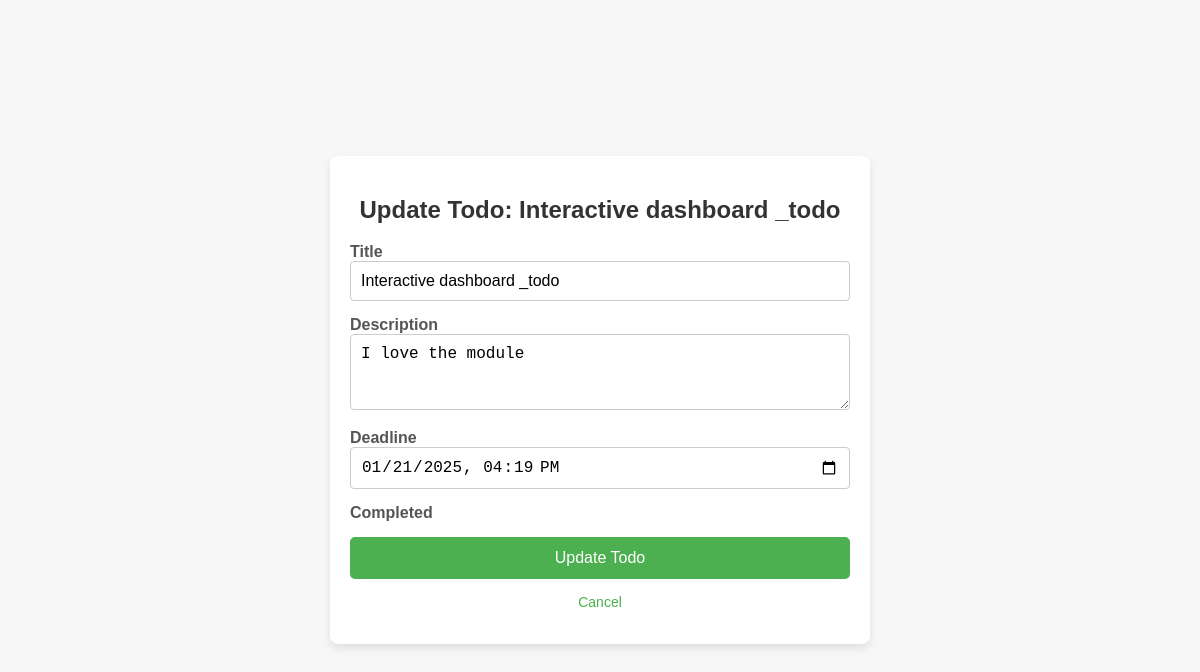
The page /todo/update/18/ on the database its author committed.
### todo/models.py (models this page shows, shortened)
class Todo(models.Model):
    title = models.CharField(max_length=200, validators=[MinLengthValidator(5, "Todo title must contain at least 5 characters")])
    description = models.TextField(blank=True, null=True)
    date_deadline = models.DateTimeField()
    completed = models.BooleanField(default=False)
    user = models.ForeignKey(User, on_delete=models.CASCADE)  # link to the User model

### todo/views.py (the view, shortened to what this page needs)
# urls.py: path('update/<int:pk>/', views.UpdateTodoView.as_view(), name='update'),  # update Todo URL pattern
class UpdateTodoView(View):
    def get(self, request, pk):
        todo = get_object_or_404(Todo, pk=pk)  # get the Todo item by primary key (pk)
        form = TodoForm(instance=todo)  # Pre-fill the form with the current Todo data
        ctx = {'form': form, 'todo': todo}
        return render(request, 'todo/update_todo.html', ctx)  # render the update form

### todo/forms.py
class TodoForm(forms.ModelForm):
    class Meta:
        model = Todo
        fields = ['title', 'description', 'date_deadline']
        widgets = {
            'description': forms.Textarea(attrs={'rows': 3, 'cols': 40}),
            'date_deadline': forms.DateTimeInput(attrs={'type': 'datetime-local'}),
        }

### todo/templates/todo/update_todo.html (shortened to what this page needs)
<!DOCTYPE html>
<html lang="en">
<head>
</head>
<body>
    <div class="container">
        <h2>Update Todo: {{ todo.title }}</h2>
        <form method="POST">
            <div class="form-group">
                <label for="id_title">Title</label>
                {{ form.title }}
            </div>
            <div class="form-group">
                <label for="id_description">Description</label>
                {{ form.description }}
            </div>
            <div class="form-group">
                <label for="id_date_deadline">Deadline</label>
                {{ form.date_deadline }}
            </div>
            <div class="form-group">
                <label for="id_completed">Completed</label>
            </div>
            <button type="submit">Update Todo</button>
        </form>
        <div class="link">
            <p><a href="{% url 'todo:todo_list' %}">Cancel</a></p>
        </div>
    </div>
</body>
</html>

### todo/templates/todo/update_todo.html (style rules this page uses)
body { font-family: 'Arial', sans-serif; background-color: #f7f7f7; margin: 0; padding: 0; display: flex; justify-content: center; align-items: center; height: 100vh; }
.container { background-color: #fff; padding: 20px; border-radius: 8px; box-shadow: 0 4px 8px rgba(0, 0, 0, 0.1); width: 100%; max-width: 500px; }
h2 { text-align: center; color: #333; }
form { display: flex; flex-direction: column; }
.form-group { margin-bottom: 15px; }
label { font-weight: bold; margin-bottom: 5px; color: #555; }
input, textarea { padding: 10px; border: 1px solid #ccc; border-radius: 4px; font-size: 16px; width: 100%; box-sizing: border-box; }
button { padding: 12px; background-color: #4CAF50; color: white; border: none; border-radius: 5px; font-size: 16px; cursor: pointer; transition: background-color 0.3s; }
.link { text-align: center; margin-top: 15px; font-size: 14px; }
.link a { color: #4CAF50; text-decoration: none; }

### rows shown on the page
Todo: title "Interactive dashboard _todo", description "I love the module", date_deadline "01/21/2025 16:19"
